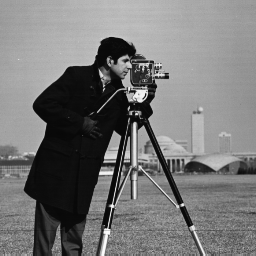
%> input picture Test-images/Set12/01.png, 256 x 256 px
$ octave --eval "Demo_sub_pixel_resolution_Imaging;"   (GNU Octave 9; MATLAB toolbox functions it lacks are replaced by stand-ins)
%> lines starting %> are read from the running program, lines starting %| are printed output that depends on the picture
### Utilizes/downsampling.m
function z_downsample=downsampling(z,N)
% z  the high resulution image
% N the scale factor
[xN,yN,L]=size(z);
    for ll = 1:L                                 %% average pixles intensities in NxN areas of the observations
        for sy=1:yN/N
            for sx=1:xN/N
                temp0=z(( sy-1)*N+(1:N),(sx-1)*N+(1:N),ll);
%                 z(( sy-1)*N+(1:N),(sx-1)*N+(1:N),ll)=ones(N,N)*mean(temp0(:));
                z_downsample( sy,sx,ll)=sum(temp0(:));
            end
        end
    end

### DPSR_FFDNet.m
function Iout=DPSR_FFDNet(Yl,phi,phit,x,factor)
%% This sub-pixel resolution diffraction imaging algorithm exploits the DPSR model
%%%%%%%%%% Input:   Y     nonlinear measurements
%%%%%%%%%%         phi    linear sampling operator A
%%%%%%%%%%         phit   linear sampling operator A^{H}
%%%%%%%%%%          x     random initial guess
%%%%%%%%%%        factor  super-resolution factor
%%%%%%%%%% Output: Iout   the recovered image
%% If you use this code, please cite the following reference or contact me.
%%%%%% BAOSHUN SHI, QIUSHENG LIAN, HUIBIN CHANG
%%%%%%¡°Deep prior-based sparse representation model for diffraction imaging: A plug-and-play method¡±,
%%%%%%  submitted to IEEE Transactions on Computational Imaging.
%%%%%%  Email£º shibaoshun@ysu.edu.cn
%%%%%%%%%%%%%%last modified by shibaoshun 2019 Jan 6th
%% Initial
    maxiteration=100;
    Y = Inverse_downsampling(Yl, factor);
    f = @(Yhat) sum(abs((Yhat(:)-Yl(:))).^2);
    gradf= @(x,Yhat) 4*real(phit(phi(x).*(Yhat-Y))); % define the gradient of the data fidelity function
    xold=x;
    x_hat=x;
 %%  initial dictionary
   p=64;
   D = DctInit(sqrt(p));
   W = double(D);
 %% parameters
   C1=4;
   C2=3.2;
 for i=1:1:maxiteration
%% deep filtering
    Nsig=function_stdEst2D(x,2);   % evaluate the input noise standard deviation
    x_hat=FFDNet(x,Nsig);          % deep filtering by FFDNet
%% deep prior-based coefficients updating and underlying coefficients updating steps
    Wa=frame_reconstruction_two_alpha(x,x_hat,W,C1*Nsig,C2*Nsig);  %
%% image updating step
    x=proj_CPR_SR(Wa,5,f,gradf,phi,factor);
%% stop while the residual is a small value
    Residual= norm(x_hat-xold)/norm(x_hat);
    if  Residual<1e-4
    break;
    end
    xold = x_hat;
    i
 end
Iout=x_hat;

### Demo_sub_pixel_resolution_Imaging.m
function Demo_sub_pixel_resolution_Imaging()
%%%%%%%%%%%%%%%%%%%%%%%%%%%%%%%%%%%%%%%%%%%%%%%%%
%% Coded diffraction imaging from low-resolution diffraction pattern at Gaussion noise case
%% demo code for "Deep prior-based sparse representation model for diffraction imaging: A plug-and-play method"
%%%%%%%%%%%%%%last modified by shibaoshun 2019 Jan 6th
%% add path
clear ;
close all;
CurrPath = cd;
addpath(genpath(CurrPath));
%% add the matconvenet path
% Pay attention! to run FFDNet denoiser you sholud add the correct path of the metconvnet
 addpath('...\matconvnet-1.0-beta25\matlab')
 addpath('...\matconvnet-1.0-beta25\matlab\mex')
 addpath('...\matconvnet-1.0-beta25\matlab\simplenn')
%% select an image
Imagenumber=1;
 switch Imagenumber
 case 1
 ori_image='01.png';
 case 2
 ori_image='02.png';
 case 3
 ori_image='03.png';
 case 4
 ori_image='04.png';
 case 5
 ori_image='05.png';
 case 6
 ori_image='06.png';
 case 7
 ori_image='07.png';
 case 8
 ori_image='08.png';
 case 9
 ori_image='09.png';
 case 10
 ori_image='10.png';
 case 11
 ori_image='11.png';
 case 12
 ori_image='12.png';
 case 13
 ori_image='13.png';
 case 14
 ori_image='14.png';
 case 15
 ori_image='15.png';
 case 16
 ori_image='16.png';
 case 17
 ori_image='17.png';
 case 18
 ori_image='18.png';
 case 19
 ori_image='19.png';
 case 20
 ori_image='20.png';
 end
rng('default');
disp(['Loading image ',ori_image]);
disp(' ');
Imin=double(imread(ori_image))/255;
%> Imin: size 256x256 double; min 0.0275, max 0.992, mean 0.466
[n1, n2]=size(Imin);
%> n1 = 256; n2 = 256
SNR= 50;                  % noise level
%% innitial guess
if size(Imin,2)==512
    load X0512.mat       % a random guess
elseif size(Imin,2)==256
    load X0256.mat
else
    X0=rand(size(Imin));
end
x=X0;
%%  sampling
Masks= randsrc(n1,n2,[1i -1i 1 -1]); % quaternary mask
L=1;                                 % single observation
% Input is n1 x n2 image, output is n1 x n2 x L array
phi = @(I)  fft2(conj(Masks) .* reshape(repmat(I,[1 L]), size(I,1), size(I,2), L));
% Input is n1 x n2 x L array, output is n1 x n2 image
phit = @(Y) sum(Masks .* ifft2(Y), 3) * size(Y,1) * size(Y,2);
Y= abs(phi(Imin)).^2;                % True Data
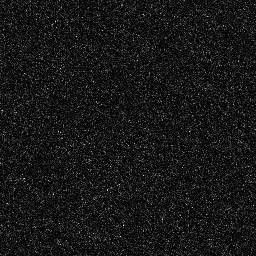
%> Y: size 256x256 double; min 0.729, max 206884.3, mean 18123.2; drawn with min black and max white
factor=4;                            % super-resolution factor
Y_l = downsampling(Y, factor);       % obtain a low-resoluiton coded diffraction pattern
%> after the loop in downsampling, `for ll = 1:L`:
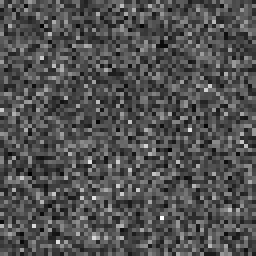
%> z_downsample: size 64x64 double (shown 4 times larger); min 98912.2, max 694544.1, mean 289971.9; drawn with min black and max white
Y_l=awgn(Y_l,SNR,'measured','dB');   % add noise
%% %%%%%%%%%%%%%%%%%%%%%<<<<DPSR_FFDNet>>>%%%%%%%%%%%%%%%%%%%%%%%%
fprintf('calling the function DPSR_FFDNet.....\n');
t=clock;
Image=DPSR_FFDNet(Y_l,phi,phit,x,factor); % the proposed algorithm DPSR_FFDNet
%> the run ends on the next line
time=etime(clock,t);
PSNR=psnr(Image,Imin);
SSIM = ssim(Imin,Image);
%% show the result
fprintf(1,'PSNR = %f \n', PSNR);
fprintf(1,'FSIM = %f \n', SSIM);
fprintf(1,'Time = %f \n', time);
